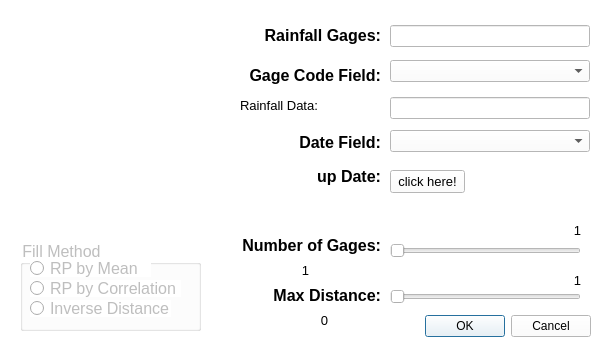
<?xml version="1.0" encoding="UTF-8"?>
<ui version="4.0">
 <class>pFillGapDialog</class>
 <widget class="QDialog" name="pFillGapDialog">
  <property name="geometry">
   <rect>
    <x>0</x>
    <y>0</y>
    <width>599</width>
    <height>350</height>
   </rect>
  </property>
  <property name="font">
   <font>
    <pointsize>10</pointsize>
   </font>
  </property>
  <property name="windowTitle">
   <string>Fill Gap Tools</string>
  </property>
  <property name="windowIcon">
   <iconset resource="resources.qrc">
    <normaloff>:/pyPmedia/fill.PNG</normaloff>:/pyPmedia/fill.PNG</iconset>
  </property>
  <property name="styleSheet">
   <string notr="true">background-color: rgb(255, 255, 255);</string>
  </property>
  <widget class="QDialogButtonBox" name="bbFill">
   <property name="geometry">
    <rect>
     <x>420</x>
     <y>310</y>
     <width>171</width>
     <height>32</height>
    </rect>
   </property>
   <property name="orientation">
    <enum>Qt::Horizontal</enum>
   </property>
   <property name="standardButtons">
    <set>QDialogButtonBox::Cancel|QDialogButtonBox::Ok</set>
   </property>
  </widget>
  <widget class="QLabel" name="label">
   <property name="geometry">
    <rect>
     <x>10</x>
     <y>20</y>
     <width>211</width>
     <height>211</height>
    </rect>
   </property>
   <property name="text">
    <string>&lt;html&gt;&lt;head/&gt;&lt;body&gt;&lt;p align=&quot;center&quot;&gt;&lt;img src=&quot;:/pyPmedia/fill.PNG&quot;/&gt;&lt;/p&gt;&lt;/body&gt;&lt;/html&gt;</string>
   </property>
  </widget>
  <widget class="QLabel" name="label_2">
   <property name="geometry">
    <rect>
     <x>240</x>
     <y>20</y>
     <width>141</width>
     <height>31</height>
    </rect>
   </property>
   <property name="text">
    <string>&lt;html&gt;&lt;head/&gt;&lt;body&gt;&lt;p align=&quot;right&quot;&gt;&lt;span style=&quot; font-size:12pt; font-weight:600;&quot;&gt;Rainfall Gages:&lt;/span&gt;&lt;/p&gt;&lt;/body&gt;&lt;/html&gt;</string>
   </property>
  </widget>
  <widget class="QLabel" name="label_4">
   <property name="geometry">
    <rect>
     <x>240</x>
     <y>90</y>
     <width>141</width>
     <height>31</height>
    </rect>
   </property>
   <property name="text">
    <string>&lt;html&gt;&lt;head/&gt;&lt;body&gt;&lt;p align=&quot;right&quot;&gt;&lt;span style=&quot; font-size:12pt; font-weight:600;&quot;&gt;Rainfall Data:&lt;/span&gt;&lt;/p&gt;&lt;/body&gt;&lt;/html&gt;</string>
   </property>
  </widget>
  <widget class="QLineEdit" name="pathRainfallData">
   <property name="geometry">
    <rect>
     <x>390</x>
     <y>97</y>
     <width>200</width>
     <height>22</height>
    </rect>
   </property>
   <property name="font">
    <font>
     <pointsize>12</pointsize>
    </font>
   </property>
   <property name="text">
    <string notr="true"/>
   </property>
  </widget>
  <widget class="QLabel" name="label_6">
   <property name="geometry">
    <rect>
     <x>240</x>
     <y>60</y>
     <width>141</width>
     <height>31</height>
    </rect>
   </property>
   <property name="text">
    <string>&lt;html&gt;&lt;head/&gt;&lt;body&gt;&lt;p align=&quot;right&quot;&gt;&lt;span style=&quot; font-size:12pt; font-weight:600;&quot;&gt;Gage Code Field:&lt;/span&gt;&lt;/p&gt;&lt;/body&gt;&lt;/html&gt;</string>
   </property>
  </widget>
  <widget class="QLabel" name="label_7">
   <property name="geometry">
    <rect>
     <x>270</x>
     <y>127</y>
     <width>111</width>
     <height>31</height>
    </rect>
   </property>
   <property name="text">
    <string>&lt;html&gt;&lt;head/&gt;&lt;body&gt;&lt;p align=&quot;right&quot;&gt;&lt;span style=&quot; font-size:12pt; font-weight:600;&quot;&gt;Date Field:&lt;/span&gt;&lt;/p&gt;&lt;/body&gt;&lt;/html&gt;</string>
   </property>
  </widget>
  <widget class="QComboBox" name="comboBoxDate">
   <property name="geometry">
    <rect>
     <x>390</x>
     <y>130</y>
     <width>200</width>
     <height>22</height>
    </rect>
   </property>
  </widget>
  <widget class="QGroupBox" name="method">
   <property name="enabled">
    <bool>false</bool>
   </property>
   <property name="geometry">
    <rect>
     <x>20</x>
     <y>240</y>
     <width>181</width>
     <height>91</height>
    </rect>
   </property>
   <property name="font">
    <font>
     <pointsize>12</pointsize>
    </font>
   </property>
   <property name="title">
    <string>Fill Method</string>
   </property>
   <widget class="QRadioButton" name="rbRPM">
    <property name="geometry">
     <rect>
      <x>10</x>
      <y>20</y>
      <width>121</width>
      <height>17</height>
     </rect>
    </property>
    <property name="font">
     <font>
      <pointsize>12</pointsize>
     </font>
    </property>
    <property name="text">
     <string>RP by Mean</string>
    </property>
   </widget>
   <widget class="QRadioButton" name="rbRPC">
    <property name="geometry">
     <rect>
      <x>10</x>
      <y>40</y>
      <width>151</width>
      <height>17</height>
     </rect>
    </property>
    <property name="font">
     <font>
      <pointsize>12</pointsize>
     </font>
    </property>
    <property name="text">
     <string>RP by Correlation</string>
    </property>
   </widget>
   <widget class="QRadioButton" name="rbIDW">
    <property name="geometry">
     <rect>
      <x>10</x>
      <y>60</y>
      <width>141</width>
      <height>17</height>
     </rect>
    </property>
    <property name="font">
     <font>
      <pointsize>12</pointsize>
     </font>
    </property>
    <property name="text">
     <string>Inverse Distance</string>
    </property>
   </widget>
  </widget>
  <widget class="QComboBox" name="comboBoxCode">
   <property name="geometry">
    <rect>
     <x>390</x>
     <y>60</y>
     <width>200</width>
     <height>22</height>
    </rect>
   </property>
  </widget>
  <widget class="QLineEdit" name="pathGageData">
   <property name="geometry">
    <rect>
     <x>390</x>
     <y>25</y>
     <width>200</width>
     <height>22</height>
    </rect>
   </property>
   <property name="font">
    <font>
     <pointsize>12</pointsize>
    </font>
   </property>
   <property name="text">
    <string notr="true"/>
   </property>
  </widget>
  <widget class="QSlider" name="sliderDist">
   <property name="enabled">
    <bool>false</bool>
   </property>
   <property name="geometry">
    <rect>
     <x>390</x>
     <y>286</y>
     <width>191</width>
     <height>22</height>
    </rect>
   </property>
   <property name="maximum">
    <number>1000</number>
   </property>
   <property name="singleStep">
    <number>100</number>
   </property>
   <property name="pageStep">
    <number>1000</number>
   </property>
   <property name="orientation">
    <enum>Qt::Horizontal</enum>
   </property>
  </widget>
  <widget class="QSlider" name="sliderGages">
   <property name="enabled">
    <bool>false</bool>
   </property>
   <property name="geometry">
    <rect>
     <x>390</x>
     <y>240</y>
     <width>191</width>
     <height>22</height>
    </rect>
   </property>
   <property name="minimum">
    <number>1</number>
   </property>
   <property name="orientation">
    <enum>Qt::Horizontal</enum>
   </property>
  </widget>
  <widget class="QLabel" name="label_8">
   <property name="geometry">
    <rect>
     <x>240</x>
     <y>280</y>
     <width>141</width>
     <height>31</height>
    </rect>
   </property>
   <property name="text">
    <string>&lt;html&gt;&lt;head/&gt;&lt;body&gt;&lt;p align=&quot;right&quot;&gt;&lt;span style=&quot; font-size:12pt; font-weight:600;&quot;&gt;Max Distance:&lt;/span&gt;&lt;/p&gt;&lt;/body&gt;&lt;/html&gt;</string>
   </property>
  </widget>
  <widget class="QLabel" name="label_9">
   <property name="geometry">
    <rect>
     <x>220</x>
     <y>230</y>
     <width>161</width>
     <height>31</height>
    </rect>
   </property>
   <property name="text">
    <string>&lt;html&gt;&lt;head/&gt;&lt;body&gt;&lt;p align=&quot;right&quot;&gt;&lt;span style=&quot; font-size:12pt; font-weight:600;&quot;&gt;Number of Gages:&lt;/span&gt;&lt;/p&gt;&lt;/body&gt;&lt;/html&gt;</string>
   </property>
  </widget>
  <widget class="QLabel" name="label_10">
   <property name="geometry">
    <rect>
     <x>270</x>
     <y>161</y>
     <width>111</width>
     <height>31</height>
    </rect>
   </property>
   <property name="font">
    <font>
     <weight>75</weight>
     <bold>true</bold>
    </font>
   </property>
   <property name="text">
    <string>&lt;html&gt;&lt;head/&gt;&lt;body&gt;&lt;p align=&quot;right&quot;&gt;&lt;span style=&quot; font-size:12pt;&quot;&gt;up Date:&lt;/span&gt;&lt;/p&gt;&lt;/body&gt;&lt;/html&gt;</string>
   </property>
  </widget>
  <widget class="QPushButton" name="pbUpDate">
   <property name="geometry">
    <rect>
     <x>390</x>
     <y>170</y>
     <width>75</width>
     <height>23</height>
    </rect>
   </property>
   <property name="text">
    <string>click here!</string>
   </property>
  </widget>
  <widget class="QLabel" name="labelGage">
   <property name="geometry">
    <rect>
     <x>270</x>
     <y>260</y>
     <width>71</width>
     <height>21</height>
    </rect>
   </property>
   <property name="text">
    <string>1</string>
   </property>
   <property name="alignment">
    <set>Qt::AlignCenter</set>
   </property>
  </widget>
  <widget class="QLabel" name="labelDist">
   <property name="geometry">
    <rect>
     <x>284</x>
     <y>310</y>
     <width>81</width>
     <height>21</height>
    </rect>
   </property>
   <property name="text">
    <string>0</string>
   </property>
   <property name="alignment">
    <set>Qt::AlignCenter</set>
   </property>
  </widget>
  <widget class="QLabel" name="labelGageMax">
   <property name="geometry">
    <rect>
     <x>510</x>
     <y>220</y>
     <width>71</width>
     <height>21</height>
    </rect>
   </property>
   <property name="text">
    <string>1</string>
   </property>
   <property name="alignment">
    <set>Qt::AlignRight|Qt::AlignTrailing|Qt::AlignVCenter</set>
   </property>
  </widget>
  <widget class="QLabel" name="labelDistMax">
   <property name="geometry">
    <rect>
     <x>510</x>
     <y>270</y>
     <width>71</width>
     <height>21</height>
    </rect>
   </property>
   <property name="text">
    <string>1</string>
   </property>
   <property name="alignment">
    <set>Qt::AlignRight|Qt::AlignTrailing|Qt::AlignVCenter</set>
   </property>
  </widget>
 </widget>
 <resources>
  <include location="resources.qrc"/>
 </resources>
 <connections>
  <connection>
   <sender>bbFill</sender>
   <signal>accepted()</signal>
   <receiver>pFillGapDialog</receiver>
   <slot>accept()</slot>
   <hints>
    <hint type="sourcelabel">
     <x>248</x>
     <y>254</y>
    </hint>
    <hint type="destinationlabel">
     <x>157</x>
     <y>274</y>
    </hint>
   </hints>
  </connection>
  <connection>
   <sender>bbFill</sender>
   <signal>rejected()</signal>
   <receiver>pFillGapDialog</receiver>
   <slot>reject()</slot>
   <hints>
    <hint type="sourcelabel">
     <x>316</x>
     <y>260</y>
    </hint>
    <hint type="destinationlabel">
     <x>286</x>
     <y>274</y>
    </hint>
   </hints>
  </connection>
 </connections>
</ui>
